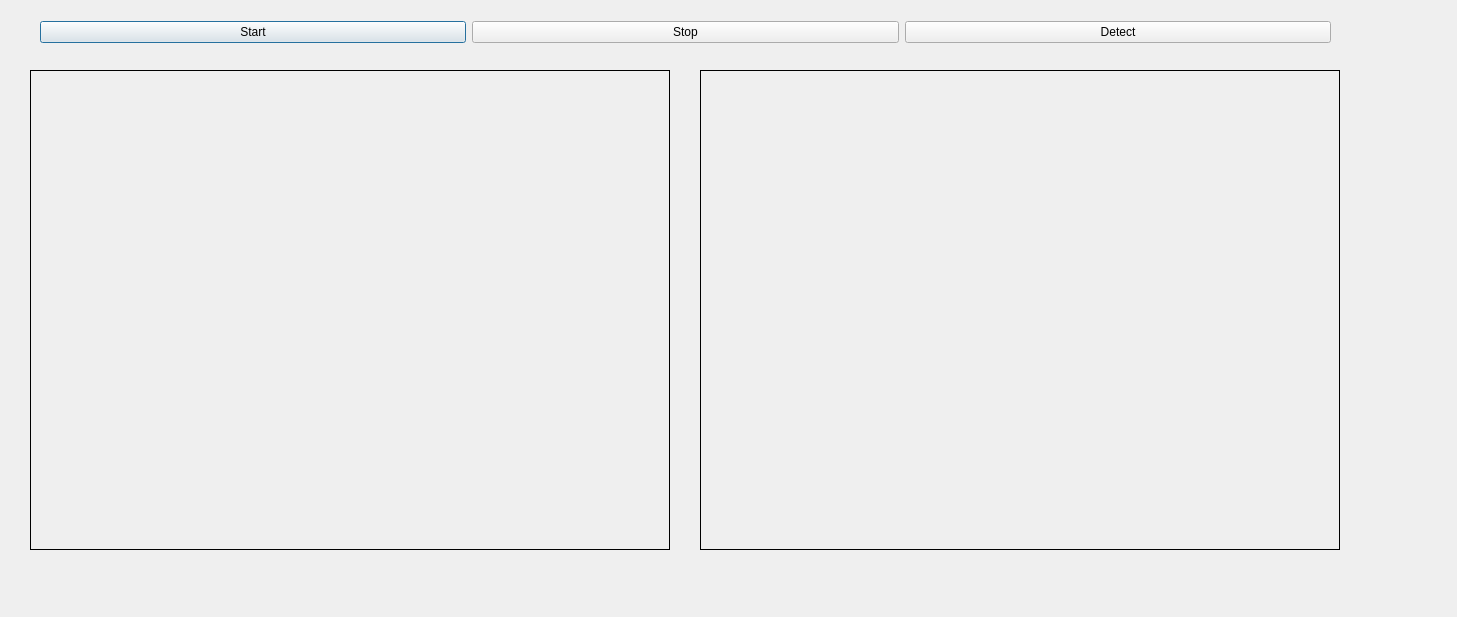
<?xml version="1.0" encoding="UTF-8"?>
<ui version="4.0">
 <class>Dialog</class>
 <widget class="QDialog" name="Dialog">
  <property name="geometry">
   <rect>
    <x>0</x>
    <y>0</y>
    <width>1457</width>
    <height>617</height>
   </rect>
  </property>
  <property name="windowTitle">
   <string>Dialog</string>
  </property>
  <widget class="QLabel" name="imgLabel">
   <property name="geometry">
    <rect>
     <x>30</x>
     <y>70</y>
     <width>640</width>
     <height>480</height>
    </rect>
   </property>
   <property name="frameShape">
    <enum>QFrame::Box</enum>
   </property>
   <property name="text">
    <string/>
   </property>
  </widget>
  <widget class="QLabel" name="processedImgLabel">
   <property name="geometry">
    <rect>
     <x>700</x>
     <y>70</y>
     <width>640</width>
     <height>480</height>
    </rect>
   </property>
   <property name="frameShape">
    <enum>QFrame::Box</enum>
   </property>
   <property name="text">
    <string/>
   </property>
  </widget>
  <widget class="QWidget" name="">
   <property name="geometry">
    <rect>
     <x>40</x>
     <y>20</y>
     <width>1291</width>
     <height>25</height>
    </rect>
   </property>
   <layout class="QHBoxLayout" name="horizontalLayout">
    <item>
     <widget class="QPushButton" name="startButton">
      <property name="text">
       <string>Start</string>
      </property>
     </widget>
    </item>
    <item>
     <widget class="QPushButton" name="stopButton">
      <property name="text">
       <string>Stop</string>
      </property>
     </widget>
    </item>
    <item>
     <widget class="QPushButton" name="detectButton">
      <property name="text">
       <string>Detect</string>
      </property>
     </widget>
    </item>
   </layout>
  </widget>
 </widget>
 <resources/>
 <connections/>
</ui>
